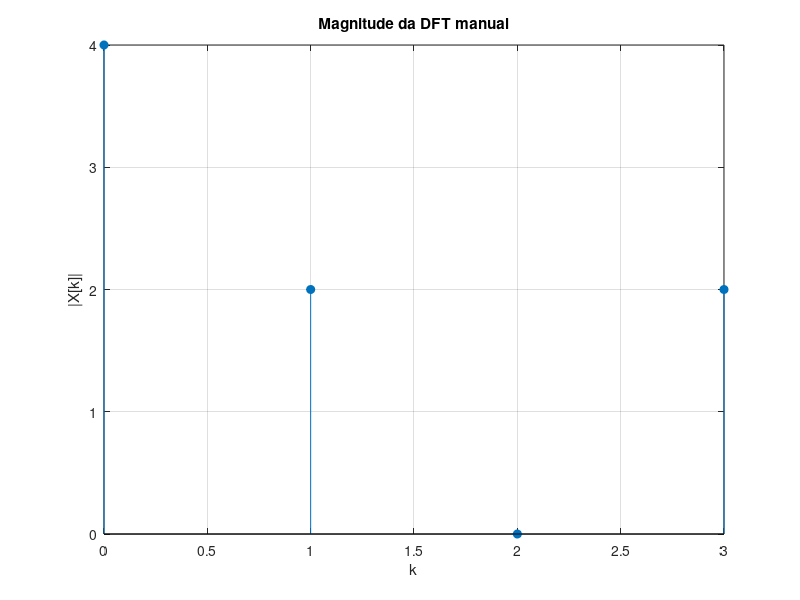

MATLAB code for this plot:
clc;
clear;
close all;

% Sinal curto
x = [1 2 1 0];

% Numero de amostras
N = length(x);

% -------------------------
% DFT manual
% -------------------------
X_manual = zeros(1, N);

for k = 0:N-1
    soma = 0;

    for n = 0:N-1
        soma = soma + x(n+1) * exp(-1j*2*pi*k*n/N);
    end

    X_manual(k+1) = soma;
end

% -------------------------
% FFT do Octave
% -------------------------
X_fft = fft(x);

% Exibicao
disp('Resultado da DFT manual:');
disp(X_manual);

disp('Resultado da FFT:');
disp(X_fft);

% -------------------------
% Grafico
% -------------------------
figure;
stem(0:N-1, abs(X_manual), 'filled');
grid on;
xlabel('k');
ylabel('|X[k]|');
title('Magnitude da DFT manual');

print('C:/Users/Pichau/estudo-dirigido-pds/parte3/resultados/q6_dft_manual.png', '-dpng');
